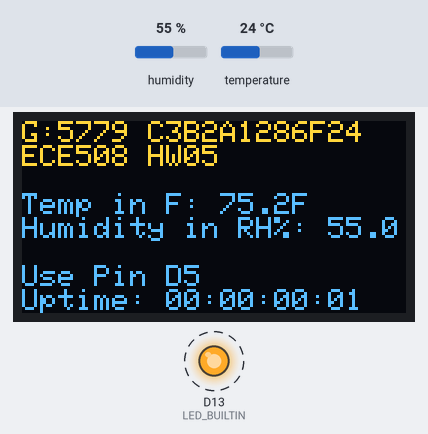
A sketch run on a simulated Arduino Nano 33 IoT. Parts: 128×64 one-colour display, output pins drawn as LEDs (lit = HIGH). Dashed ring = blinking. Inputs (shaded band) come from the test bench; at power-on: humidity 55 %, temperature 24 °C. The OLED is the two-colour kind (top 16 rows yellow).

Above: at 1.6 s.
1.7 s: humidity set to 22 %
At 2.8 s:
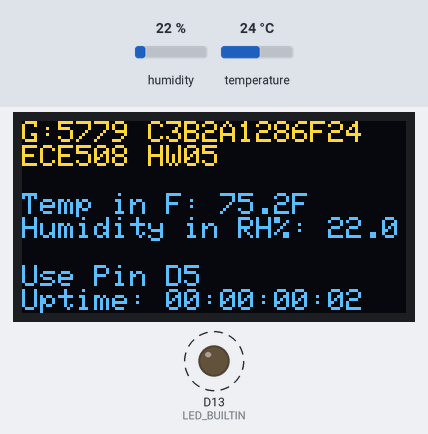
5.7 s: temperature set to 12 °C
At 7.8 s:
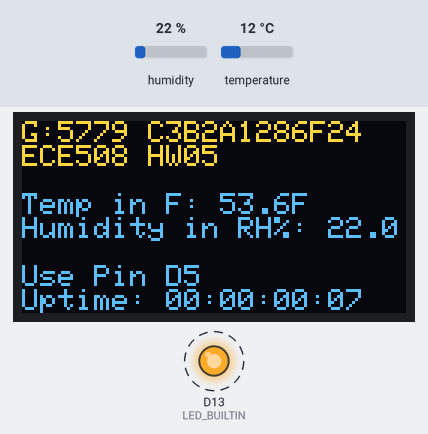
8.5 s: humidity set to 40 %
At 9.6 s:
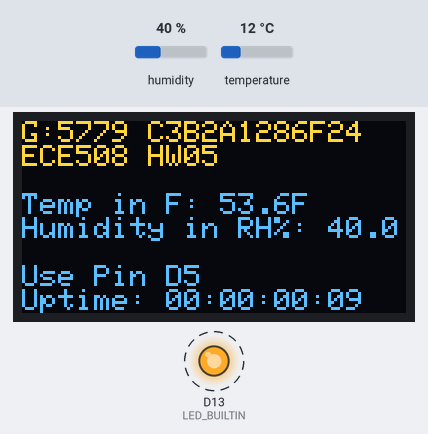
11.5 s: temperature set to 19 °C
At 13.8 s:
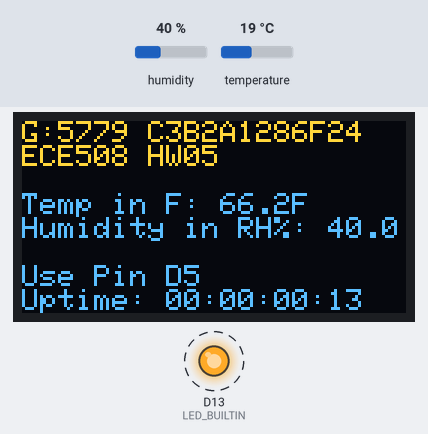
Timing chart, 0 to 15.5 s (numbered marks = the images above; inputs shaded):
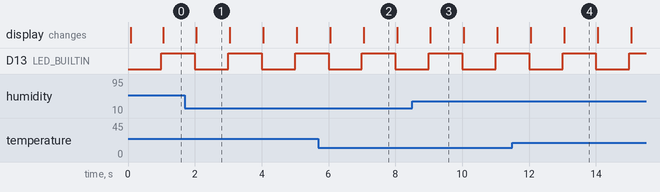

Measured:
- by itself, D13 (LED_BUILTIN): alternates HIGH for 1.0 s and LOW for 1.0 s
- what the display in image 2 shows lasts 0.9 s, from 7.1 s to 8.0 s

The sketch:

main.ino
```cpp
/**************************************************************************
Name: Stewart Schuler
Class: GMU ECE508 Internet of Things, Spring 2024
Hardware: Arduino Nano 33 IoT and ECE508 Breakout Board
Assignment: HW Week 5 - Programming OLED Display, Serial command and DHT22
Description: Display temperature and humidity data on the oLED and accept serial commands
to toggle between C & F.
Issues: None
**************************************************************************/

#include <Wire.h>
#include <Adafruit_GFX.h>
#include <Adafruit_SSD1306.h>
#include <SimpleDHT.h>
#include <WiFiNINA.h>

#define SCREEN_WIDTH 128 // OLED display width, in pixels
#define SCREEN_HEIGHT 64 // OLED display height, in pixels

// Declaration for an SSD1306 display connected to I2C (SDA, SCL pins)
#define OLED_RESET -1 // Reset pin # (or -1 if sharing Arduino reset pin)
Adafruit_SSD1306 myOled(SCREEN_WIDTH, SCREEN_HEIGHT, &Wire, OLED_RESET);

String led_text_lines[8];
enum temperature_mode{
  OFF = 0,
  C = 1,
  F = 2
};
temperature_mode current_temp_mode = F;

// Init dht22 object to correct pin
int pinDHT22 = 5;
SimpleDHT22 dht22(pinDHT22);
float curr_temperature = 0;
float curr_humidity = 0;
int errDHT22 = SimpleDHTErrSuccess;

// Init MAC read
char mac_address[31];

// Timestamp variables
long prev_millis, curr_millis = 0;
long days, hours, minutes, seconds = 0;
uint8_t LED_STATUS = 0;

// Serial control variables
int cmd_major = 0;


void setup() {
  pinMode(LED_BUILTIN, OUTPUT);
  Serial.begin(9600);

  // Make sure to use the correct I2C address. Address 0x3C for 128x64
  // SSD1306_SWITCHCAPVCC = generate display voltage from 3.3V internally
  if(!myOled.begin(SSD1306_SWITCHCAPVCC, 0x3C)) {
    Serial.println("SSD1306 allocation failed");
    for(;;); // Don't proceed, loop forever
  }

  getMacWifiShield( mac_address );
  digitalWrite(LED_BUILTIN, 0);

  update_display( 0, current_temp_mode );
}


void loop() {
  curr_millis = millis();

   while( Serial.available() ){
    cmd_major = Serial.parseInt();
    if( cmd_major != 15 ){ break; }
    current_temp_mode = (temperature_mode)Serial.parseInt();
    // Input validation - Default to OFF if out of range
    if( current_temp_mode != F && current_temp_mode != C ){
      current_temp_mode = OFF;
    }
    char ack_msg[32];
    sprintf(ack_msg, "Ack: %d %d\0", cmd_major, current_temp_mode );
    Serial.println( String(ack_msg) );
    break;
  }

  if( curr_millis - prev_millis >= 1000 ){

    LED_STATUS = !LED_STATUS;

    // Update Display
    digitalWrite(LED_BUILTIN, LED_STATUS);
    update_display( curr_millis, current_temp_mode );

    prev_millis = curr_millis;
  }
}

void update_display( long timestamp_ms, temperature_mode mode){


  char line_0[32];
  sprintf( line_0, "G:5779 %s\0", mac_address );

  millis_to_timestamp( timestamp_ms, &seconds, &minutes, &hours, &days );

  char timestamp_string[12];
  sprintf(timestamp_string, "%2d:%2d:%2d:%2d\0", days, hours, minutes, seconds );
  // Zero pad printed digits less than 10.
  timestamp_string[0] = ( days    < 10 ? '0' : timestamp_string[0] );
  timestamp_string[3] = ( hours   < 10 ? '0' : timestamp_string[3] );
  timestamp_string[6] = ( minutes < 10 ? '0' : timestamp_string[6] );
  timestamp_string[9] = ( seconds < 10 ? '0' : timestamp_string[9] );

  led_text_lines[0] = String(line_0);
  led_text_lines[1] = "ECE508 HW05";
  led_text_lines[2] = "";
  led_text_lines[3] = ""; // Temperature in F:
  led_text_lines[4] = ""; // Humidity in RH%:
  led_text_lines[5] = "";
  led_text_lines[6] = "Use Pin D5";
  led_text_lines[7] = "Uptime: " + String( timestamp_string );

  // Read temperature over dht22
  errDHT22 = dht22.read2(&curr_temperature, &curr_humidity, NULL);

  char temp_line[32];
  char humid_line[32];
  switch( mode ){
    case C:
      sprintf( temp_line,  "Temp in C: %3.1fC\0", curr_temperature );
      sprintf( humid_line, "Humidity in RH%: %3.1f\0", curr_humidity );
      break;
    case F:
      curr_temperature = ( curr_temperature*9/5 )+32;
      sprintf( temp_line,  "Temp in F: %3.1fF\0", curr_temperature );
      sprintf( humid_line, "Humidity in RH%: %3.1f\0", curr_humidity );
      break;
    default:
      sprintf( temp_line,  "\0" );
      sprintf( humid_line, "\0" );
      break;
  };
  // Assing to output array
  led_text_lines[3] = String( temp_line );
  led_text_lines[4] = String( humid_line );


  // Write to display
  myOled.clearDisplay();
  myOled.setTextSize(1);
  myOled.setTextColor(SSD1306_WHITE);
  myOled.setCursor(0, 0);
  for ( uint8_t jj=0; jj<8; jj++) {
    myOled.println(led_text_lines[jj]);
  }
  myOled.display();
};

void getMacWifiShield(char *macWifiShield)
{
    byte mac[6];

    WiFi.macAddress(mac);
    sprintf(macWifiShield, "%02X%02X%02X%02X%02X%02X", mac[5], mac[4], mac[3], mac[2], mac[1], mac[0]);
};

const long MILLIS_TO_DAYS    = (1000*60*60*24);
const long MILLIS_TO_HOURS   = (1000*60*60);
const long MILLIS_TO_MINUTES = (1000*60);
const long MILLIS_TO_SECONDS = (1000);

void millis_to_timestamp( long millis_since_boot, long* seconds, long* minutes, long* hours, long* days ){

  long millis_remaining = millis_since_boot;

  *days = millis_remaining/MILLIS_TO_DAYS;
  millis_remaining = millis_since_boot - ((*days)*MILLIS_TO_DAYS);

  *hours = millis_since_boot/MILLIS_TO_HOURS;
  millis_remaining = millis_since_boot - ((*hours)*MILLIS_TO_HOURS);

  *minutes = millis_remaining/MILLIS_TO_MINUTES;
  millis_remaining = millis_remaining - ((*minutes)*MILLIS_TO_MINUTES);

  *seconds = millis_remaining/MILLIS_TO_SECONDS;
  millis_remaining = millis_remaining - ((*seconds)*MILLIS_TO_SECONDS);

  return;
};
```
